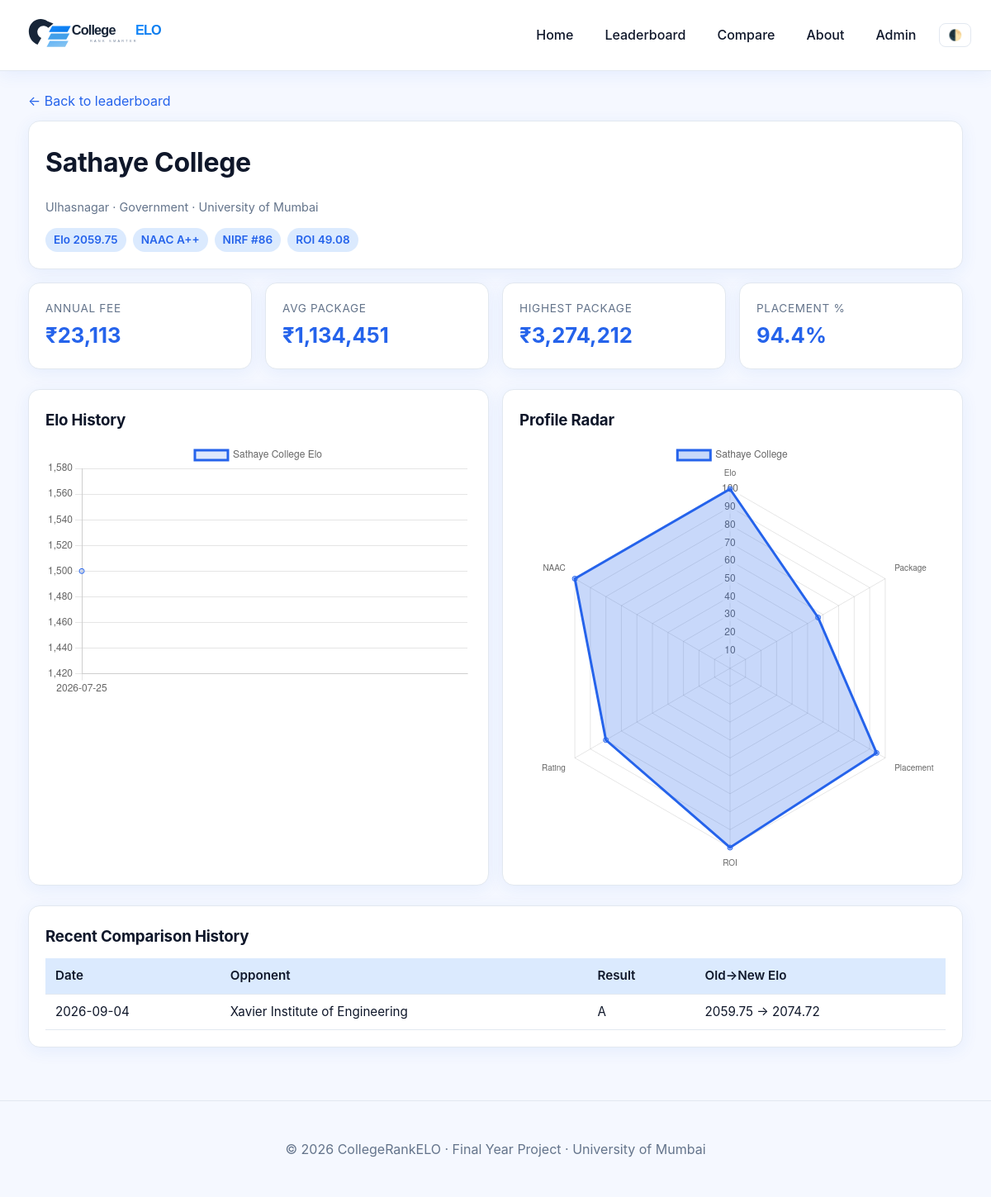
Page /college/13 on the committed database.
### models.py (models this page shows)
class College(Base):
    __tablename__ = "colleges"
    id = Column(Integer, primary_key=True)
    college_name = Column(String(255), nullable=False, unique=True)
    city = Column(String(80))
    type = Column(String(40))          # Government / Private
    university = Column(String(120))
    naac_grade = Column(String(8))
    nirf_rank = Column(Integer)
    annual_fee = Column(Integer)
    average_package = Column(Integer)
    highest_package = Column(Integer)
    placement_percentage = Column(Float)
    student_rating = Column(Float)
    website = Column(String(255))
    logo = Column(String(255))
    elo_rating = Column(Float, default=1500.0)
    last_updated = Column(DateTime, default=datetime.utcnow,
                          onupdate=datetime.utcnow)
    history = relationship("EloHistory", back_populates="college",
                           cascade="all, delete-orphan")
    def to_dict(self) -> dict:
        return {
            "id": self.id,
            "college_name": self.college_name,
            "city": self.city,
            "type": self.type,
            "university": self.university,
            "naac_grade": self.naac_grade,
            "nirf_rank": self.nirf_rank,
            "annual_fee": self.annual_fee,
            "average_package": self.average_package,
            "highest_package": self.highest_package,
            "placement_percentage": self.placement_percentage,
            "student_rating": self.student_rating,
            "website": self.website,
            "logo": self.logo,
            "elo_rating": round(self.elo_rating or 1500.0, 2),
            "roi": round((self.average_package or 0) /
                         max(1, self.annual_fee or 1), 2),
            "last_updated": self.last_updated.isoformat()
                            if self.last_updated else None,
        }

class Comparison(Base):
    __tablename__ = "comparisons"
    id = Column(Integer, primary_key=True)
    college_a_id = Column(Integer, ForeignKey("colleges.id"), nullable=False)
    college_b_id = Column(Integer, ForeignKey("colleges.id"), nullable=False)
    winner = Column(String(10))            # 'A', 'B' or 'DRAW'
    score_a = Column(Float)
    score_b = Column(Float)
    breakdown_a = Column(Text)             # JSON blob
    breakdown_b = Column(Text)
    old_elo_a = Column(Float)
    old_elo_b = Column(Float)
    new_elo_a = Column(Float)
    new_elo_b = Column(Float)
    created_at = Column(DateTime, default=datetime.utcnow)
    college_a = relationship("College", foreign_keys=[college_a_id])
    college_b = relationship("College", foreign_keys=[college_b_id])

### app.py (the view)
@app.route("/college/<int:cid>")
def college_detail(cid):
    s = db()
    refresh_uniform_ratings(s)
    c = college_or_404(s, cid)
    history = (s.query(EloHistory).filter_by(college_id=cid)
               .order_by(EloHistory.created_at.asc()).all())
    comps = (s.query(Comparison)
             .filter((Comparison.college_a_id == cid) |
                     (Comparison.college_b_id == cid))
             .order_by(Comparison.created_at.desc()).limit(20).all())
    return render_template("college.html",
                           college=c.to_dict(),
                           history=[{"t": h.created_at.isoformat(),
                                     "r": h.rating} for h in history],
                           comparisons=[_comparison_dict(s, cc) for cc in comps])

### app.py (called while the page is built)
def db():
    return SessionLocal()

def college_or_404(s, cid: int) -> College:
    c = s.query(College).get(cid)
    if not c:
        abort(404)
    return c

def refresh_uniform_ratings(s):
    colleges = s.query(College).all()
    ratings = uniform_ratings(colleges)
    changed = False
    for college in colleges:
        rating = ratings[college.id]
        if college.elo_rating != rating:
            college.elo_rating = rating
            changed = True
    if changed:
        s.commit()
    return ratings

def _comparison_dict(s, cmp: Comparison) -> dict:
    return {
        "id": cmp.id,
        "a": s.query(College).get(cmp.college_a_id).college_name,
        "b": s.query(College).get(cmp.college_b_id).college_name,
        "winner": cmp.winner,
        "score_a": cmp.score_a,
        "score_b": cmp.score_b,
        "old_elo_a": cmp.old_elo_a,
        "old_elo_b": cmp.old_elo_b,
        "new_elo_a": cmp.new_elo_a,
        "new_elo_b": cmp.new_elo_b,
        "created_at": cmp.created_at.isoformat() if cmp.created_at else None,
    }

### compare.py (called while the page is built)
def _normalise(value: float, best: float) -> float:
    if best <= 0:
        return 0.0
    return max(0.0, min(100.0, (value / best) * 100.0))

    def peers_max(self, a: dict, b: dict) -> dict:
        return {
            "roi": max(a["average_package"] / max(1, a["annual_fee"]),
                       b["average_package"] / max(1, b["annual_fee"])),
            "placement": max(a["placement_percentage"], b["placement_percentage"]),
            "package": max(a["average_package"], b["average_package"]),
            "fees": max(a["annual_fee"], b["annual_fee"]),
        }

    def decide(self, score_a: ScoreBreakdown, score_b: ScoreBreakdown) -> str:
        diff = score_a.total - score_b.total
        if abs(diff) < DRAW_THRESHOLD:
            return "DRAW"
        return "A" if diff > 0 else "B"

### elo.py (called while the page is built)
    def expected(self, rating_a: float, rating_b: float) -> float:
        return 1.0 / (1.0 + 10 ** ((rating_b - rating_a) / 400.0))

    def update(self, rating_a: float, rating_b: float, score_a: float) -> EloResult:
        exp_a = self.expected(rating_a, rating_b)
        exp_b = 1.0 - exp_a
        score_b = 1.0 - score_a
        new_a = rating_a + self.k * (score_a - exp_a)
        new_b = rating_b + self.k * (score_b - exp_b)
        return EloResult(new_a=round(new_a, 2), new_b=round(new_b, 2),
                         expected_a=round(exp_a, 4), expected_b=round(exp_b, 4))

### templates/college.html (shortened to what this page needs)
{% extends "_base.html" %}
{% block body %}
<a href="{{ url_for('leaderboard') }}" class="back-link">← Back to leaderboard</a>
<header class="college-header card">
  <h1>{{ college.college_name }}</h1>
  <p class="muted">{{ college.city }} · {{ college.type }} · {{ college.university }}</p>
  <div class="badges">
    <span class="badge">Elo {{ college.elo_rating }}</span>
    <span class="badge">NAAC {{ college.naac_grade }}</span>
    <span class="badge">NIRF #{{ college.nirf_rank }}</span>
    <span class="badge">ROI {{ college.roi }}</span>
  </div>
</header>
<section class="cards stat-cards">
  <div class="card"><div class="stat-label">Annual Fee</div><div class="stat-value">₹{{ '{:,}'.format(college.annual_fee) }}</div></div>
  <div class="card"><div class="stat-label">Avg Package</div><div class="stat-value">₹{{ '{:,}'.format(college.average_package) }}</div></div>
  <div class="card"><div class="stat-label">Highest Package</div><div class="stat-value">₹{{ '{:,}'.format(college.highest_package) }}</div></div>
  <div class="card"><div class="stat-label">Placement %</div><div class="stat-value">{{ college.placement_percentage }}%</div></div>
</section>
<section class="grid-2">
  <div class="card"><h3>Elo History</h3><canvas id="eloHistoryChart" height="180"></canvas></div>
  <div class="card"><h3>Profile Radar</h3><canvas id="radarChart" height="180"></canvas></div>
</section>
<section class="card">
  <h3>Recent Comparison History</h3>
  {% if comparisons %}
    <table class="leaderboard">
      <thead><tr><th>Date</th><th>Opponent</th><th>Result</th><th>Old→New Elo</th></tr></thead>
      <tbody>
      {% for c in comparisons %}
        <tr>
          <td>{{ c.created_at[:10] }}</td>
          <td>{% if c.a == college.college_name %}{{ c.b }}{% else %}{{ c.a }}{% endif %}</td>
          <td>{{ c.winner }}</td>
          <td>{{ c.old_elo_a if c.a==college.college_name else c.old_elo_b }} → {{ c.new_elo_a if c.a==college.college_name else c.new_elo_b }}</td>
        </tr>
      {% endfor %}
      </tbody>
    </table>
  {% else %}<p class="muted">No comparisons yet.</p>{% endif %}
</section>
{% endblock %}
{% block scripts %}
<script>
  const history = JSON.parse(document.getElementById('historyData').textContent);
  const col = JSON.parse(document.getElementById('collegeData').textContent);
  drawEloHistoryChart('eloHistoryChart', history, col.college_name);
  drawCollegeRadar('radarChart', col);
</script>
{% endblock %}

### templates/_base.html (shortened to what this page needs)
<!DOCTYPE html>
<html lang="en">
<head>
  <link rel="stylesheet" href="{{ url_for('static', filename='css/style.css') }}" />
</head>
<body>
{% from "_macros.html" import navbar %}
{{ navbar(active=active or '') }}
<main class="container">
  {% block body %}{% endblock %}
</main>
<footer class="footer">
  <p>&copy; 2026 CollegeRankELO · Final Year Project · University of Mumbai</p>
</footer>
{% block scripts %}{% endblock %}
</body>
</html>

### templates/_macros.html (shortened to what this page needs)
{% macro navbar(active='') -%}
<nav class="navbar">
  <div class="brand"><a href="{{ url_for('index') }}" aria-label="CollegeELO home"><img class="brand-logo-light" src="{{ url_for('static', filename='images/collegerankelo-logo.svg') }}" alt="CollegeELO - Rank Smarter" /></a></div>
  <ul>
    <li><a class="{{ 'active' if active=='home' }}" href="{{ url_for('index') }}">Home</a></li>
    <li><a class="{{ 'active' if active=='leaderboard' }}" href="{{ url_for('leaderboard') }}">Leaderboard</a></li>
    <li><a class="{{ 'active' if active=='compare' }}" href="{{ url_for('compare_page') }}">Compare</a></li>
    <li><a class="{{ 'active' if active=='about' }}" href="{{ url_for('about') }}">About</a></li>
    <li><a class="{{ 'active' if active=='admin' }}" href="{{ url_for('admin_panel') }}">Admin</a></li>
    <li><button id="themeToggle" class="theme-btn" title="Toggle theme">🌓</button></li>
  </ul>
</nav>
{%- endmacro %}

### static/css/style.css (style rules this page uses)
:root { --primary:#2563eb; --primary-dark:#1d4ed8; --bg:#f5f8ff; --card:#ffffff; --text:#0f172a; --muted:#64748b; --border:#e2e8f0; --accent:#dbeafe; --danger:#dc2626; --ok:#16a34a; --radius:14px; --shadow:0 4px 20px rgba(37,99,235,.08); }
* { box-sizing:border-box }
body { margin:0;font-family:-apple-system,BlinkMacSystemFont,'Segoe UI',Roboto,sans-serif;background:var(--bg);color:var(--text);line-height:1.5 }
a { color:var(--primary);text-decoration:none }
.container { max-width:1180px;margin:0 auto;padding:24px }
h1,h2,h3 { margin:.2em 0 .6em;letter-spacing:-.01em }
.muted { color:var(--muted);font-size:.9em }
.navbar { position:sticky;top:0;z-index:10;background:var(--card);border-bottom:1px solid var(--border); padding:14px 24px;display:flex;justify-content:space-between;align-items:center;box-shadow:var(--shadow) }
.brand a { color:var(--text);font-weight:700;font-size:1.25em;display:inline-flex;align-items:center }
.brand img { width:174px;height:auto;display:block }
.navbar ul { display:flex;gap:18px;margin:0;padding:0;list-style:none;align-items:center }
.navbar a { color:var(--text);font-weight:500;padding:6px 10px;border-radius:8px;transition:.15s }
.theme-btn { background:transparent;border:1px solid var(--border);padding:6px 10px;border-radius:8px;cursor:pointer;color:var(--text) }
.cards { display:grid;gap:16px }
.stat-cards { grid-template-columns:repeat(auto-fit,minmax(180px,1fr));margin-bottom:24px }
.card { background:var(--card);border:1px solid var(--border);border-radius:var(--radius);padding:20px;box-shadow:var(--shadow);transition:.2s }
.stat-label { color:var(--muted);font-size:.85em;text-transform:uppercase;letter-spacing:.05em }
.stat-value { font-size:1.6em;font-weight:700;margin-top:4px;color:var(--primary) }
.grid-2 { display:grid;grid-template-columns:1fr 1fr;gap:16px;margin:24px 0 }
.leaderboard { width:100%;border-collapse:collapse }
.leaderboard th,.leaderboard td { padding:10px 12px;text-align:left;border-bottom:1px solid var(--border);font-size:.95em }
.leaderboard th { background:var(--accent);color:var(--text);font-weight:600;position:sticky;top:0 }
.badges { display:flex;gap:8px;flex-wrap:wrap;margin-top:10px }
.badge { background:var(--accent);color:var(--primary);padding:4px 10px;border-radius:999px;font-size:.85em;font-weight:600 }
.footer { text-align:center;color:var(--muted);padding:30px;border-top:1px solid var(--border);margin-top:40px }
.back-link { display:inline-block;margin-bottom:12px;color:var(--primary) }
.college-header { margin-bottom:16px }

### rows in the picture
College: college_name "Sathaye College", city "Ulhasnagar", type "Government", university "University of Mumbai", naac_grade "A++", annual_fee "23,113", average_package "1,134,451", highest_package "3,274,212", placement_percentage "94.4", college_name.old_elo_a "2059.75", college_name.new_elo_a "2074.72"
College: b "Xavier Institute of Engineering"

### other values in the picture
{{ college.elo_rating }} "2059.75"
{{ college.nirf_rank }} "86"
{{ college.roi }} "49.08"
{{ c.created_at[:10] }} "2026-09-04"
{{ c.winner }} "A"
